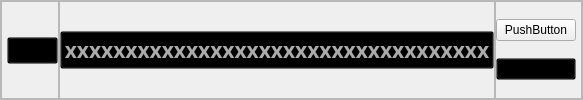
              <widget class="QFrame" name="Header">
               <property name="sizePolicy">
                <sizepolicy hsizetype="Preferred" vsizetype="Preferred">
                 <horstretch>0</horstretch>
                 <verstretch>0</verstretch>
                </sizepolicy>
               </property>
               <property name="frameShape">
                <enum>QFrame::StyledPanel</enum>
               </property>
               <property name="frameShadow">
                <enum>QFrame::Raised</enum>
               </property>
               <layout class="QHBoxLayout" name="horizontalLayout_2">
                <property name="spacing">
                 <number>0</number>
                </property>
                <property name="leftMargin">
                 <number>0</number>
                </property>
                <property name="topMargin">
                 <number>0</number>
                </property>
                <property name="rightMargin">
                 <number>0</number>
                </property>
                <property name="bottomMargin">
                 <number>0</number>
                </property>
                <item alignment="Qt::AlignLeft">
                 <widget class="QFrame" name="Menu_btn_container">
                  <property name="frameShape">
                   <enum>QFrame::StyledPanel</enum>
                  </property>
                  <property name="frameShadow">
                   <enum>QFrame::Raised</enum>
                  </property>
                  <layout class="QVBoxLayout" name="verticalLayout_6">
                   <property name="spacing">
                    <number>0</number>
                   </property>
                   <property name="leftMargin">
                    <number>5</number>
                   </property>
                   <property name="topMargin">
                    <number>2</number>
                   </property>
                   <property name="rightMargin">
                    <number>0</number>
                   </property>
                   <property name="bottomMargin">
                    <number>0</number>
                   </property>
                   <item>
                    <widget class="QPushButton" name="Menu_btn">
                     <property name="font">
                      <font>
                       <family>Segoe UI</family>
                       <pointsize>12</pointsize>
                      </font>
                     </property>
                     <property name="styleSheet">
                      <string notr="true">QPushButton#Menu_btn{	
    background-color: rgba(0, 0, 0, 0);
	color: qlineargradient(spread:pad, x1:0, y1:1, x2:0, y2:0, stop:0 rgba(77, 77, 77, 255), stop:1 rgba(0, 198, 145, 255));
}
QPushButton#Menu_btn:hover{	
    border: none;
	border-radius: 5px;
	background-color: qlineargradient(spread:pad, x1:1, y1:1, x2:1, y2:0, stop:0 rgba(0, 0, 255, 255), stop:1 rgba(0, 85, 255, 255));
	color: rgb(255, 255, 255);
}
QPushButton#Menu_btn:pressed{	
    border: none;
	border-radius: 5px;
	padding-left: -3px;
	padding-top: -3px;	
	background-color: qlineargradient(spread:pad, x1:1, y1:1, x2:1, y2:0, stop:0 rgba(170, 0, 0, 255), stop:1 rgba(255, 60, 60, 255));
	color: rgb(255, 255, 255);
}
</string>
                     </property>
                     <property name="text">
                      <string/>
                     </property>
                     <property name="icon">
                      <iconset>
                       <normaloff>:/LBlue_Icon/Icon_LBlue/chevrons-left.svg</normaloff>:/LBlue_Icon/Icon_LBlue/chevrons-left.svg</iconset>
                     </property>
                     <property name="iconSize">
                      <size>
                       <width>40</width>
                       <height>40</height>
                      </size>
                     </property>
                    </widget>
                   </item>
                  </layout>
                 </widget>
                </item>
                <item>
                 <widget class="QFrame" name="Header_name">
                  <property name="sizePolicy">
                   <sizepolicy hsizetype="Expanding" vsizetype="Preferred">
                    <horstretch>0</horstretch>
                    <verstretch>0</verstretch>
                   </sizepolicy>
                  </property>
                  <property name="frameShape">
                   <enum>QFrame::StyledPanel</enum>
                  </property>
                  <property name="frameShadow">
                   <enum>QFrame::Raised</enum>
                  </property>
                  <layout class="QVBoxLayout" name="verticalLayout_13">
                   <property name="spacing">
                    <number>0</number>
                   </property>
                   <property name="leftMargin">
                    <number>0</number>
                   </property>
                   <property name="topMargin">
                    <number>0</number>
                   </property>
                   <property name="rightMargin">
                    <number>0</number>
                   </property>
                   <property name="bottomMargin">
                    <number>0</number>
                   </property>
                   <item>
                    <widget class="QPushButton" name="Header_2">
                     <property name="font">
                      <font>
                       <family>Segoe Print</family>
                       <pointsize>16</pointsize>
                       <weight>75</weight>
                       <italic>false</italic>
                       <bold>true</bold>
                      </font>
                     </property>
                     <property name="styleSheet">
                      <string notr="true">color: qlineargradient(spread:pad, x1:1, y1:1, x2:1, y2:0, stop:0 rgba(171, 171, 171, 255), stop:1 rgba(239, 239, 239, 255));
background-color: rgba(0, 0, 0, 0);</string>
                     </property>
                     <property name="text">
                      <string>xxxxxxxxxxxxxxxxxxxxxxxxxxxxxxxxxxx</string>
                     </property>
                    </widget>
                   </item>
                  </layout>
                 </widget>
                </item>
                <item alignment="Qt::AlignRight">
                 <widget class="QFrame" name="Nortif_btn_container">
                  <property name="frameShape">
                   <enum>QFrame::StyledPanel</enum>
                  </property>
                  <property name="frameShadow">
                   <enum>QFrame::Raised</enum>
                  </property>
                  <layout class="QVBoxLayout" name="verticalLayout_5">
                   <property name="spacing">
                    <number>0</number>
                   </property>
                   <property name="leftMargin">
                    <number>0</number>
                   </property>
                   <property name="topMargin">
                    <number>0</number>
                   </property>
                   <property name="rightMargin">
                    <number>5</number>
                   </property>
                   <property name="bottomMargin">
                    <number>0</number>
                   </property>
                   <item>
                    <widget class="QPushButton" name="Login_return">
                     <property name="text">
                      <string>PushButton</string>
                     </property>
                    </widget>
                   </item>
                   <item>
                    <widget class="QPushButton" name="Nortif_btn">
                     <property name="styleSheet">
                      <string notr="true">QPushButton#Nortif_btn{	
    background-color: rgba(0, 0, 0, 0);
	color: qlineargradient(spread:pad, x1:0, y1:1, x2:0, y2:0, stop:0 rgba(77, 77, 77, 255), stop:1 rgba(0, 198, 145, 255));
}
QPushButton#Nortif_btn:hover{	
    border: none;
	border-radius: 5px;
	background-color: qlineargradient(spread:pad, x1:1, y1:1, x2:1, y2:0, stop:0 rgba(0, 0, 255, 255), stop:1 rgba(0, 85, 255, 255));
	color: rgb(255, 255, 255);
}
QPushButton#Nortif_btn:pressed{	
    border: none;
	border-radius: 5px;
	padding-left: -2px;
	padding-top: -2px;
	background-color: qlineargradient(spread:pad, x1:1, y1:1, x2:1, y2:0, stop:0 rgba(170, 0, 0, 255), stop:1 rgba(255, 60, 60, 255));
	color: rgb(255, 255, 255);
}
</string>
                     </property>
                     <property name="text">
                      <string/>
                     </property>
                     <property name="icon">
                      <iconset>
                       <normaloff>:/LBlue_Icon/Icon_LBlue/bell.svg</normaloff>:/LBlue_Icon/Icon_LBlue/bell.svg</iconset>
                     </property>
                     <property name="iconSize">
                      <size>
                       <width>30</width>
                       <height>30</height>
                      </size>
                     </property>
                    </widget>
                   </item>
                  </layout>
                 </widget>
                </item>
               </layout>
              </widget>
